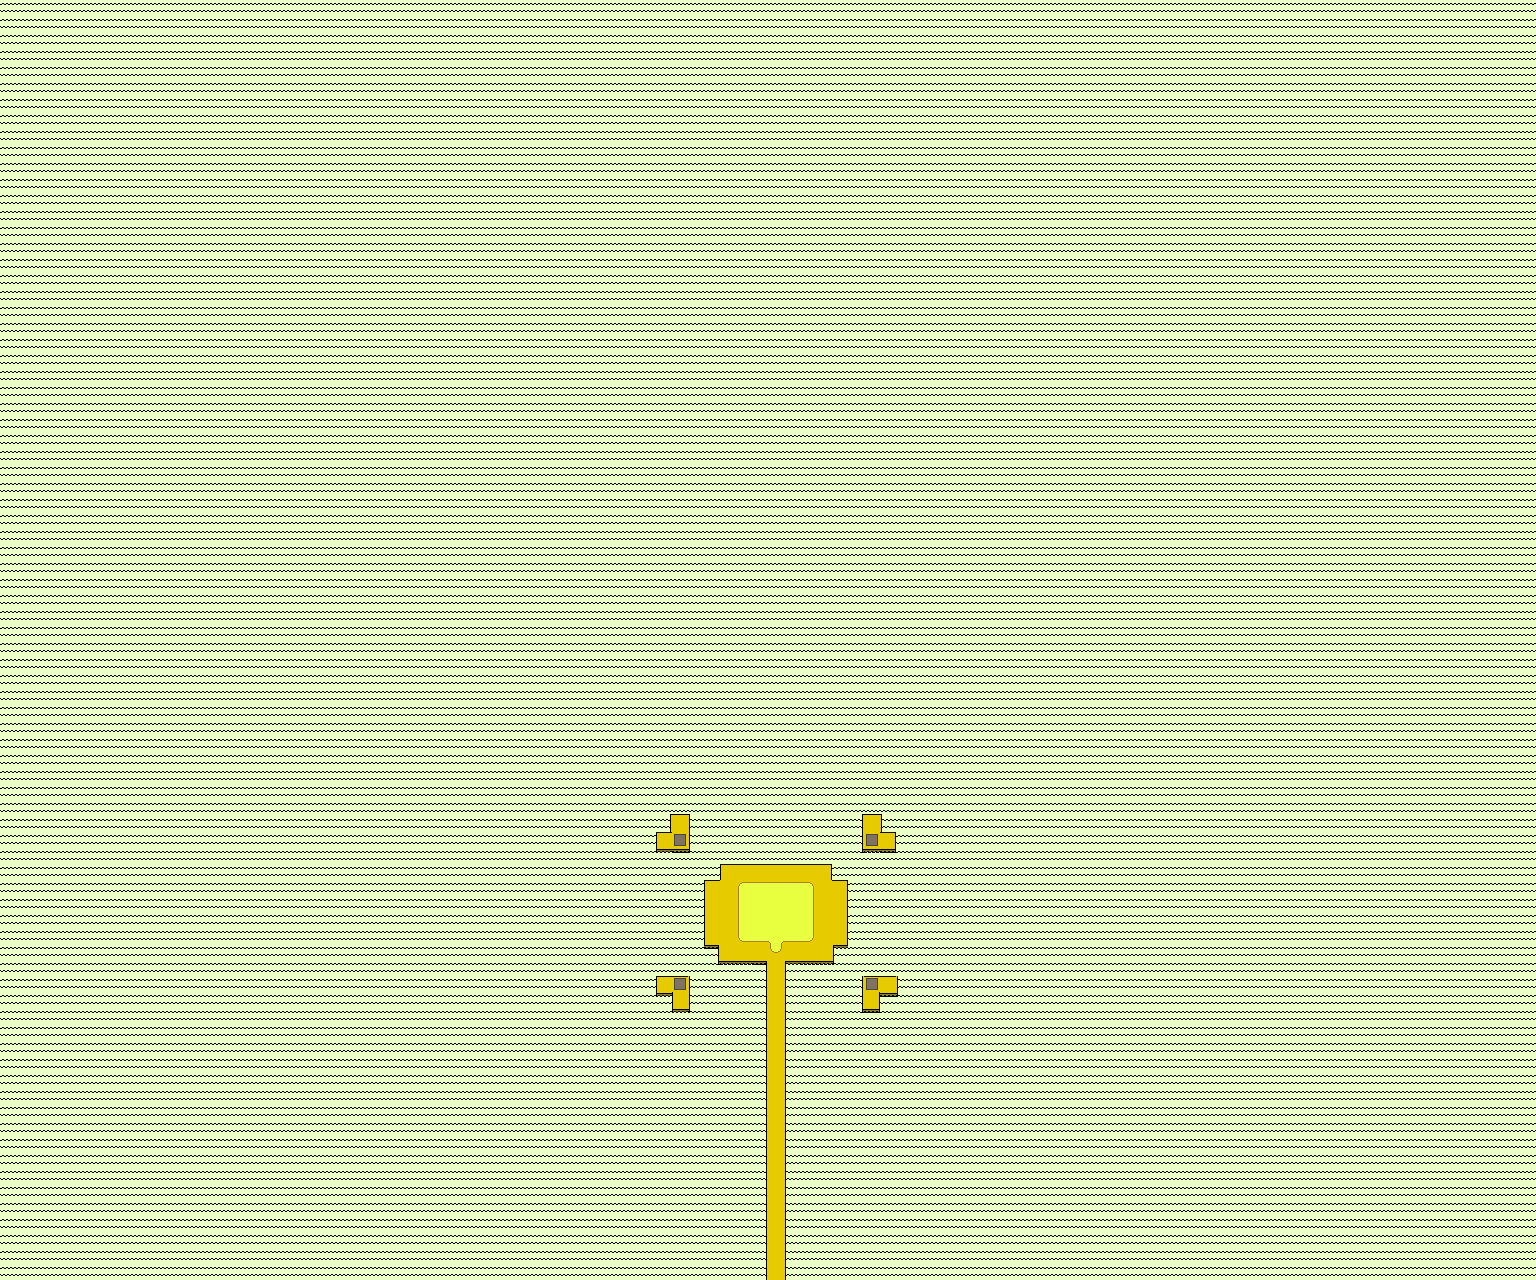

Tiled map render using the project's own tile images. Description and the map definition, with tile-layer contents summarised, below:
An orthogonal 96x80 tile map with 16x16 px tiles, 3 tile layers (agua, Suelo, gray), 1 hidden layer not drawn, 2 tilesets and 7 objects (4x sex, spwnunlockedzone, unlockedzonetostairs, save).

<map version="1.10" tiledversion="1.10.1" orientation="orthogonal" renderorder="left-up" width="96" height="80" tilewidth="16" tileheight="16" infinite="0" nextlayerid="17" nextobjectid="12">
 <editorsettings>
  <export target="../level1-unlockedzone.csv" format="csv" />
 </editorsettings>
 <tileset firstgid="1" source="tiles.tsx" />
 <tileset firstgid="571" source="Objects.tsx" />
 <layer id="2" name="agua" width="96" height="80">
  <properties>
   <property name="animated" type="bool" value="true" />
   <property name="nocollide" value="true" />
   <property name="tilesheet" value="tiles" />
  </properties>
  <data>[7680 cells, 7680 non-empty, 1 distinct tile ids]</data>
 </layer>
 <layer id="3" name="Suelo" width="96" height="80">
  <properties>
   <property name="nocollide" value="true" />
   <property name="tilesheet" value="tiles" />
  </properties>
  <data>[7680 cells, 160 non-empty, 41 distinct tile ids]</data>
 </layer>
 <layer id="15" name="gray" width="96" height="80">
  <properties>
   <property name="nocollide" value="true" />
   <property name="tilesheet" value="tiles" />
  </properties>
  <data>[7680 cells, 4 non-empty, 1 distinct tile ids]</data>
 </layer>
 <layer id="5" name="colisiones" width="96" height="80" visible="0">
  <properties>
   <property name="invisible" value="true" />
   <property name="tilesheet" value="tiles" />
  </properties>
  <data>[7680 cells, 71 non-empty, 3 distinct tile ids]</data>
 </layer>
 <objectgroup id="6" name="objects">
  <object id="1" name="spwnunlockedzone" type="spwnunlockedzone" x="768" y="1248" width="16" height="16" />
  <object id="2" name="unlockedzonetostairs" type="unlockedzonetostairs" x="768" y="1264" width="16" height="16">
   <properties>
    <property name="nextSpawn" type="int" value="7" />
    <property name="warpsTo" value="level1-stairszone" />
   </properties>
  </object>
  <object id="7" name="save" x="768" y="896" width="16" height="16" />
  <object id="8" name="sex" x="672" y="832" width="16" height="16" />
  <object id="10" name="sex" x="864" y="832" width="16" height="16" />
  <object id="11" name="sex" x="864" y="976" width="16" height="16" />
  <object id="9" name="sex" x="672" y="976" width="16" height="16" />
 </objectgroup>
 <objectgroup id="16" name="buttonAction" />
</map>
